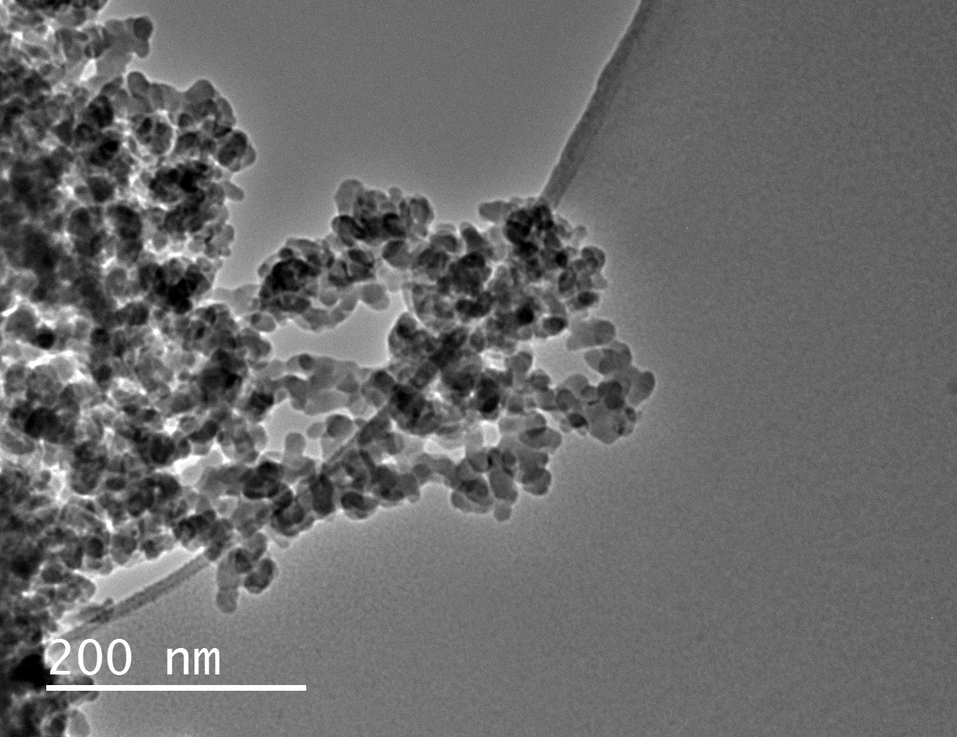
#> input picture pureSilica 03.tif, 957 x 737 px, shrunk from 1344 x 1036 before the run
$ jupyter execute 'TEM Image Processing.ipynb'
#> lines starting #> are read from the running program, lines starting #| are printed output that depends on the picture; after the words box and inside, x2 and y2 are one past the last pixel; in counts of white or black regions, pixels touching at a corner belong together; long printed decimals are rounded
[cell 1]
import cv2
import numpy as np
import matplotlib.pyplot as plt

# Magnification is defined on the scale bar in the image
Magnification=200

img = cv2.imread('pureSilica 03.tif',0)
#> img is the input picture: shape (737, 957); min 0, max 255, mean 107
img = cv2.medianBlur(img,5)
cimg = cv2.cvtColor(img,cv2.COLOR_GRAY2BGR)

image_rows, image_cols= img.shape
#> image_rows = 737; image_cols = 957
print(img.shape)
#| (737, 957)

### Detect scale bar to know the pixel and distance ratio

[cell 2]
imgg = cv2.imread("pureSilica 01.tif")
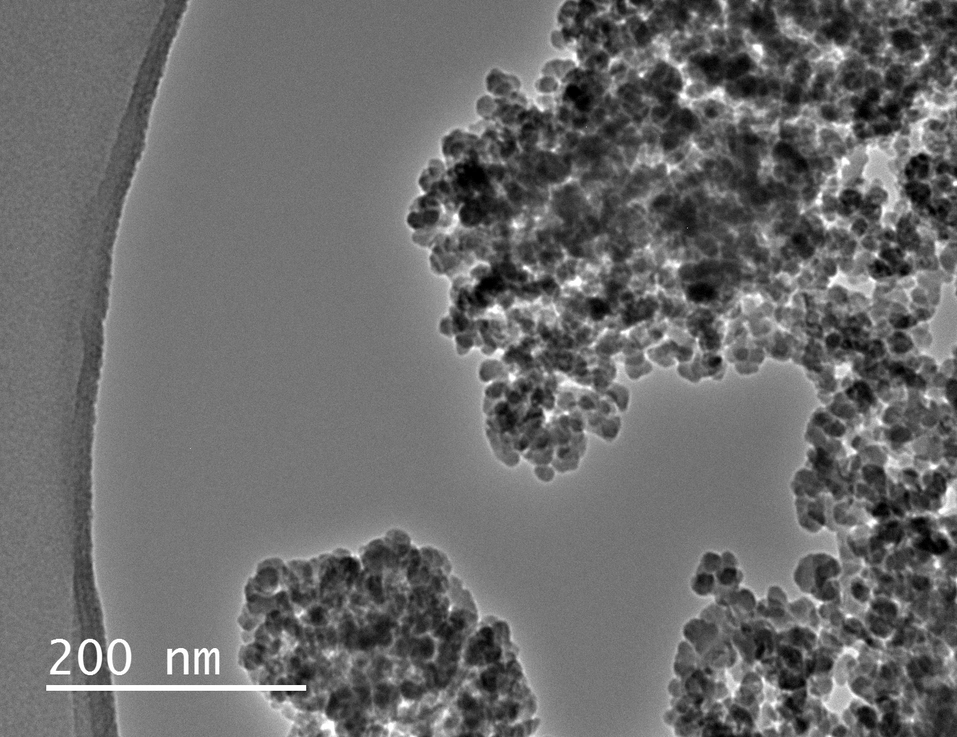
#> input picture pureSilica 01.tif, 957 x 737 px, shrunk from 1344 x 1036 before the run
#> imgg is the input picture: shape (737, 957, 3); min 0, max 255, mean 108.2
image = cv2.cvtColor(imgg,cv2.COLOR_BGR2HLS)
#> image: shape (737, 957, 3); mean of channels 0, 1, 2 0, 108.2, 0
lower = np.uint8([0, 250, 0])
upper = np.uint8([255, 255, 255])
whitemask = cv2.inRange(image, lower, upper)
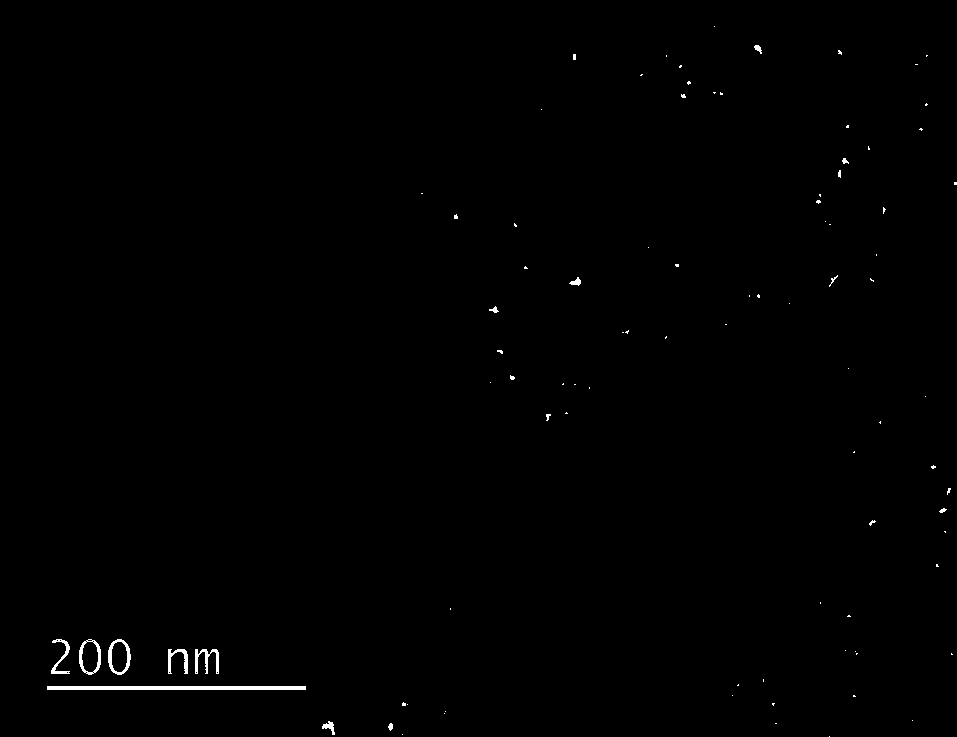
#> whitemask: shape (737, 957); 0.42% white; 90 white regions (74 under 20 px), largest, box (x1, y1, x2, y2) and area: (47, 686, 306, 690) 1036, (108, 639, 131, 675) 277, (195, 649, 219, 674) 254

edges = cv2.Canny(whitemask, 50, 150)
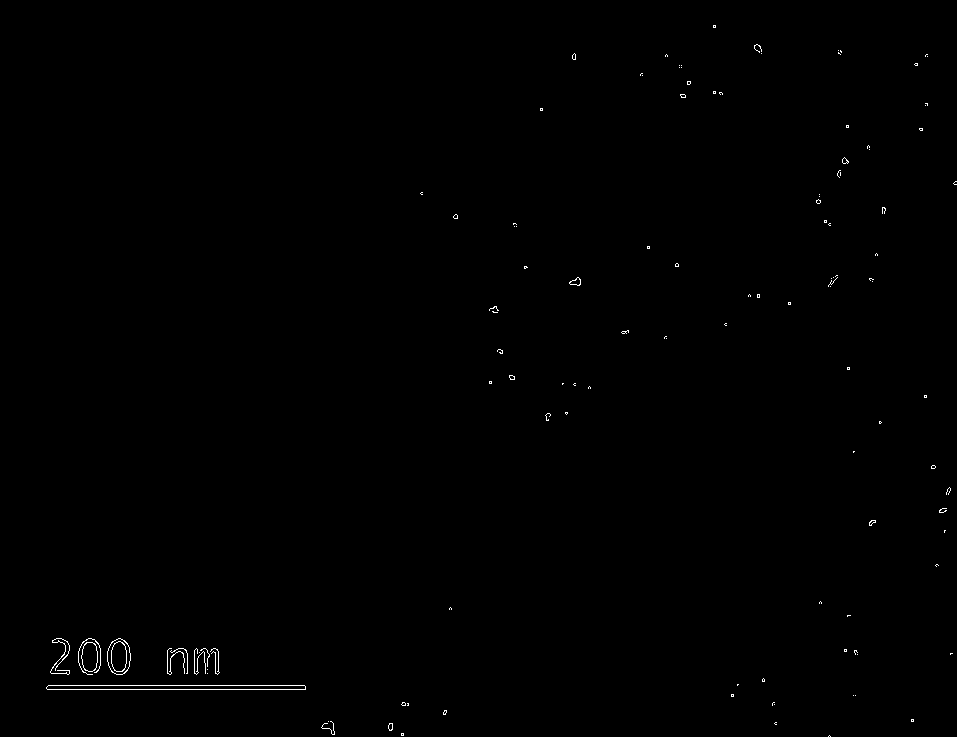
#> edges: shape (737, 957); 0.29% white in thin lines or dots

lines = cv2.HoughLinesP(edges,1,np.pi/180,1,minLineLength=100,maxLineGap=30)
#> lines = [[47, 689, 305, 689], [48, 685, 304, 685]]

for x1,y1,x2,y2 in lines[0]:
    cv2.line(imgg,(x1,y1),(x2,y2),(0,255,0),2)
    cv2.imwrite('LineBarScale.jpg',imgg)
    Scale_Bar_Pixel=abs(x1-x2)
    Distance_Pixel_ratio=Magnification/Scale_Bar_Pixel
    print("Distance_Pixel_ratio:",Distance_Pixel_ratio)
#> this loop made 1 pass
#> (x1, y1, x2, y2, Scale_Bar_Pixel, Distance_Pixel_ratio) on pass 1: (47, 689, 305, 689, 258, 0.775)
#| Distance_Pixel_ratio: 0.7752


#cv2.imshow("edges",edges)
#cv2.waitKey(0)

### Detect circles

[cell 3]
## Funding the detected circles in the vectors of 3 elements (x,y,r)
## Parameters to detect circles
# dp=Inverse ratio of the accumulator resolution to the image resolution
# minDist= Minimum distance between the centers of the detected circles.

circles = cv2.HoughCircles(img,cv2.HOUGH_GRADIENT,dp=1,minDist=10, param1=90,param2=10,minRadius=5,maxRadius=16)
#> circles = 792 rows, first 8: [143.5, 176.5, 15.4], [532.5, 423.5, 13.1], [347.5, 376.5, 15.4], [58.5, 648.5, 10.9], [81.5, 387.5, 15.4], [373.5, 205.5, 15.4], [357.5, 402.5, 11.8], [275.5, 496.5, 15.4]

circles = np.uint16(np.around(circles))
#> circles = 792 rows, first 8: [144, 176, 15], [532, 424, 13], [348, 376, 15], [58, 648, 11], [82, 388, 15], [374, 206, 15], [358, 402, 12], [276, 496, 15]

for i in circles[0,:]:
#    draw the outer circle
    cv2.circle(cimg,(i[0],i[1]),i[2],(0,255,0),2)
#    draw the center of the circle
    cv2.circle(cimg,(i[0],i[1]),2,(0,0,255),3)
#> this loop made 792 passes
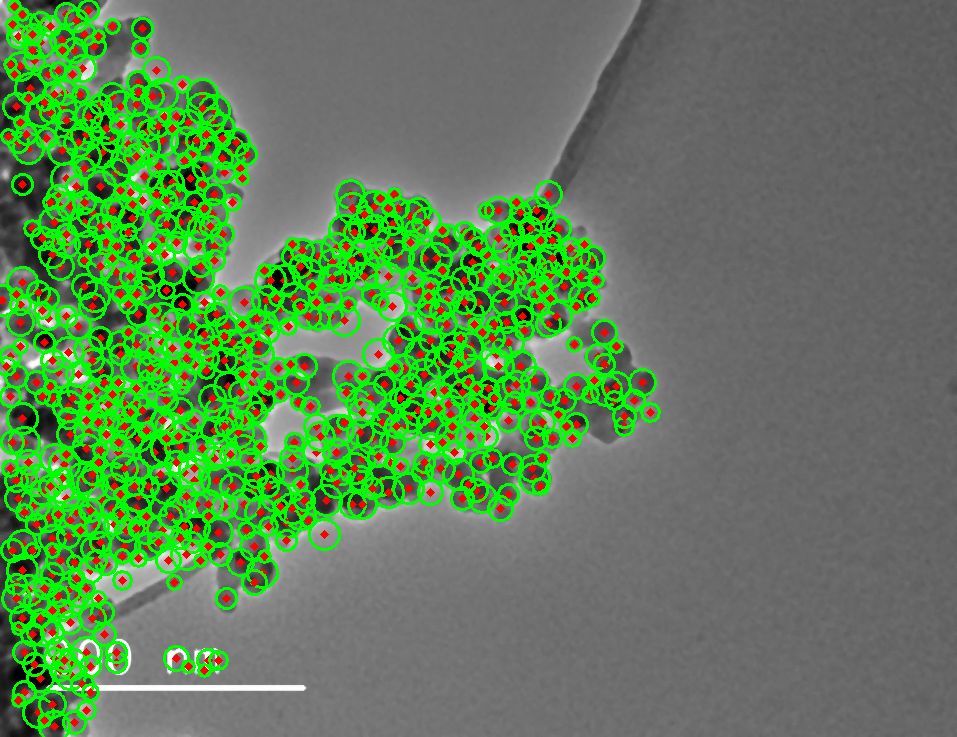
#> cimg: shape (737, 957, 3); mean B, G, R 86.1, 128.3, 95.7

circles = np.round(circles[0, :]).astype("int")

### Histogram of radius distribution

[cell 4]
plt.style.use('seaborn-white')
plt.hist(circles[:,2])
plt.xlabel('Radius in pixel')
plt.ylabel('Circles Count')
plt.title('The distribution of SAS particles')
plt.savefig('The distribution of SAS particles.jpg')
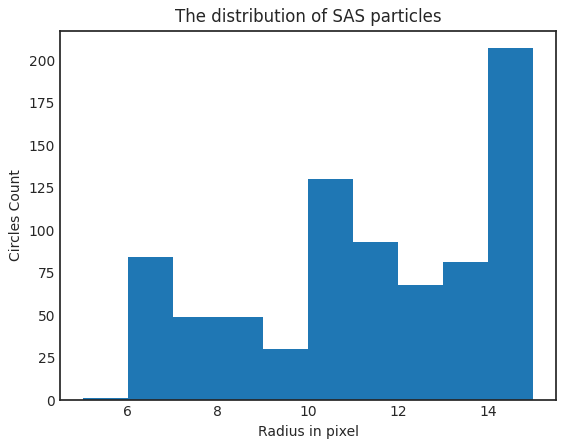
#> figure drawn by matplotlib, 1 panel; tallest bar 207 high, from x = 14 to 15

totAvgRadiusPixel = sum(i[2] for i in circles) // len(circles)
#> totAvgRadiusPixel = 11
totAvgSize=2*totAvgRadiusPixel*Distance_Pixel_ratio
#> totAvgSize = 17.05

print("the average radius in pixel:",totAvgRadiusPixel,"pixel")
#| the average radius in pixel: 11 pixel
print("the average size:",totAvgSize,"nm")
#| the average size: 17.054 nm
